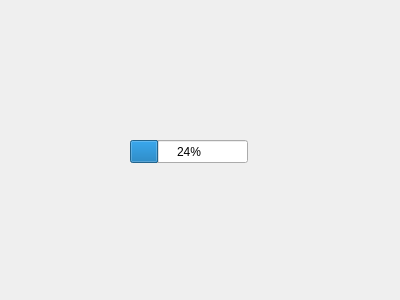
<?xml version="1.0" encoding="UTF-8"?>
<ui version="4.0">
 <class>Form</class>
 <widget class="QWidget" name="Form">
  <property name="geometry">
   <rect>
    <x>0</x>
    <y>0</y>
    <width>400</width>
    <height>300</height>
   </rect>
  </property>
  <property name="windowTitle">
   <string>Form</string>
  </property>
  <widget class="QProgressBar" name="progressBar">
   <property name="geometry">
    <rect>
     <x>130</x>
     <y>140</y>
     <width>118</width>
     <height>23</height>
    </rect>
   </property>
   <property name="value">
    <number>24</number>
   </property>
  </widget>
 </widget>
 <resources/>
 <connections/>
</ui>
